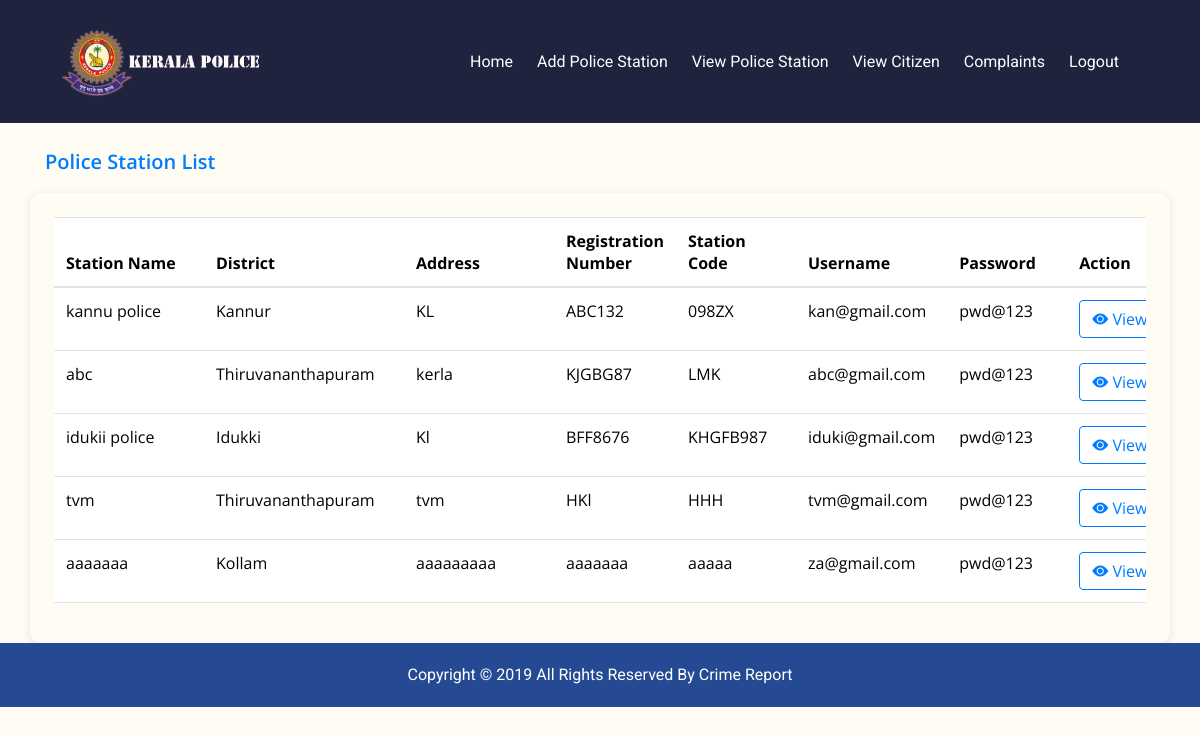
Screenshot of /phpfiles/admin_view_police_station.php (signed in) with the database file from the repository.
### tables this page shows
CREATE TABLE `stationregistration` (
  `ID` int(11) NOT NULL,
  `District` varchar(100) DEFAULT NULL,
  `Registration_number` varchar(100) DEFAULT NULL,
  `Station_code` varchar(50) DEFAULT NULL,
  `Address` text DEFAULT NULL,
  `Contact` varchar(200) DEFAULT NULL,
  `Station_incharge_name` varchar(200) DEFAULT NULL,
  `Station_incharge_contact` varchar(200) DEFAULT NULL,
  `Station_name` varchar(200) DEFAULT NULL
);

### phpfiles/admin_view_police_station.php (the view, shortened to what this page needs)
<?php include("admin_nav.php") ?>
<link rel="stylesheet" href="https://cdn.jsdelivr.net/npm/bootstrap-icons@1.10.5/font/bootstrap-icons.css">
<div class="container mt-4">
    <p class="header-title text-primary">Police Station List</p>
</div>
<div class="container mt-3 p-4 cont custom-card">
    <div class="table-responsive">
        <?php
        include("connection.php");
        $sql = "SELECT sr.Station_name, sr.District, sr.Address, sr.Registration_number,
                sr.Station_code, lg.Email, lg.Password, sr.ID
                FROM stationregistration sr
                INNER JOIN login lg ON sr.ID = lg.PId
                WHERE lg.Usertype = 'Police_officer'";
        $result = $conn->query($sql);
        if ($result->num_rows > 0) {
            ?>
            <table class="table">
                <thead>
                    <tr>
                        <th style="min-width: 150px;">Station Name</th>
                        <th style="min-width: 200px;">District</th>
                        <th style="min-width: 150px;">Address</th>
                        <th style="min-width: 120px;">Registration Number</th>
                        <th style="min-width: 120px;">Station Code</th>
                        <th style="min-width: 120px;">Username</th>
                        <th style="min-width: 120px;">Password</th>
                        <th style="min-width: 150px;">Action</th>
                    </tr>
                </thead>
                <tbody>
                    <?php while ($row = $result->fetch_assoc()) { ?>
                        <tr>
                            <td><?php echo htmlspecialchars($row['Station_name']); ?></td>
                            <td><?php echo htmlspecialchars($row['District']); ?></td>
                            <td><?php echo htmlspecialchars($row['Address']); ?></td>
                            <td><?php echo htmlspecialchars($row['Registration_number']); ?></td>
                            <td><?php echo htmlspecialchars($row['Station_code']); ?></td>
                            <td><?php echo htmlspecialchars($row['Email']); ?></td>
                            <td>pwd@123</td>
                            <td>
                                <a href="admin_view_detail_police.php?id=<?php echo $row['ID']; ?>"
                                    class="btn btn-outline-primary btn-custom">
                                    <i class="bi bi-eye-fill"></i> View
                                </a>
                            </td>
                        </tr>
                    <?php } ?>
                </tbody>
            </table>
            <?php
        } else {
            echo "<div class='alert alert-info'>No stations found.</div>";
        }
        ?>
    </div>
</div>
<?php include('Footer.php') ?>

### css/style.css (style rules this page uses)
body { font-family: "Open Sans", sans-serif; background-color: #fffcf4; }
a, a:hover, a:focus { text-decoration: none; }
.btn, .btn:focus { outline: none !important; box-shadow: none; }

### phpfiles/admin_view_police_station.php (style rules this page uses)
.cont { min-height: 450px; }
.table-responsive { overflow-x: auto; }
.table thead { background-color: #4e73df; color: #fff; }
.table td, .table th { vertical-align: middle; }
.table a { text-decoration: none; }
.btn-custom { border-radius: 50px; padding: 8px 16px; }
.header-title { font-size: 1.25rem; font-weight: 600; }
.custom-card { border-radius: 12px; box-shadow: 0 2px 10px rgba(0, 0, 0, 0.1); }

### rows the page displays
stationregistration: Station_name "kannu police", District "Kannur", Address "KL", Registration_number "ABC132", Station_code "098ZX", login.Email "kan@gmail.com"
stationregistration: Station_name "abc", District "Thiruvananthapuram", Address "kerla", Registration_number "KJGBG87", Station_code "LMK", login.Email "abc@gmail.com"
stationregistration: Station_name "idukii police", District "Idukki", Address "Kl", Registration_number "BFF8676", Station_code "KHGFB987", login.Email "iduki@gmail.com"
stationregistration: Station_name "tvm", District "Thiruvananthapuram", Address "tvm", Registration_number "HKl", Station_code "HHH", login.Email "tvm@gmail.com"
stationregistration: Station_name "aaaaaaa", District "Kollam", Address "aaaaaaaaa", Registration_number "aaaaaaa", Station_code "aaaaa", login.Email "za@gmail.com"
